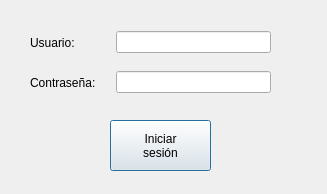
<?xml version="1.0" encoding="UTF-8"?>
<ui version="4.0">
 <class>DialogLogin</class>
 <widget class="QDialog" name="DialogLogin">
  <property name="geometry">
   <rect>
    <x>0</x>
    <y>0</y>
    <width>327</width>
    <height>194</height>
   </rect>
  </property>
  <property name="windowTitle">
   <string>Iniciar sesión</string>
  </property>
  <widget class="QPushButton" name="pushButton">
   <property name="geometry">
    <rect>
     <x>110</x>
     <y>120</y>
     <width>101</width>
     <height>51</height>
    </rect>
   </property>
   <property name="text">
    <string>Iniciar
sesión</string>
   </property>
  </widget>
  <widget class="QWidget" name="">
   <property name="geometry">
    <rect>
     <x>30</x>
     <y>30</y>
     <width>241</width>
     <height>25</height>
    </rect>
   </property>
   <layout class="QHBoxLayout" name="horizontalLayout">
    <item>
     <widget class="QLabel" name="label_user">
      <property name="minimumSize">
       <size>
        <width>80</width>
        <height>0</height>
       </size>
      </property>
      <property name="text">
       <string>Usuario:</string>
      </property>
     </widget>
    </item>
    <item>
     <widget class="QLineEdit" name="lineEdit_user"/>
    </item>
   </layout>
  </widget>
  <widget class="QWidget" name="">
   <property name="geometry">
    <rect>
     <x>30</x>
     <y>70</y>
     <width>241</width>
     <height>25</height>
    </rect>
   </property>
   <layout class="QHBoxLayout" name="horizontalLayout_2">
    <item>
     <widget class="QLabel" name="label_pass">
      <property name="minimumSize">
       <size>
        <width>80</width>
        <height>0</height>
       </size>
      </property>
      <property name="text">
       <string>Contraseña:</string>
      </property>
     </widget>
    </item>
    <item>
     <widget class="QLineEdit" name="lineEdit_pass">
      <property name="echoMode">
       <enum>QLineEdit::Password</enum>
      </property>
     </widget>
    </item>
   </layout>
  </widget>
 </widget>
 <resources/>
 <connections/>
</ui>
